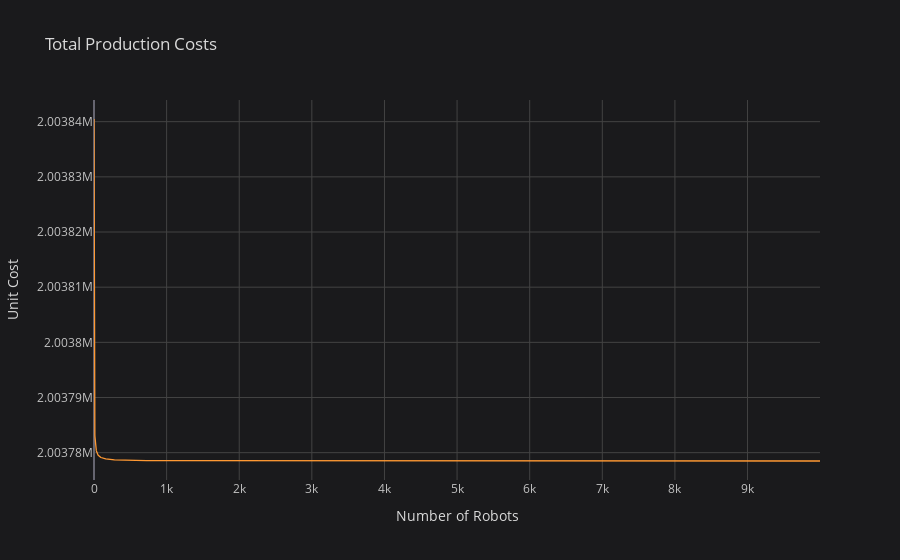

The notebook cell this image was saved under:
### Markdown cell above
Based on that Average Calculation, a kilogram of Aluminum imported will cost around 7.6 dollars, and average cost of MWh of Power is 85.46 dollars. <br>

Putting all the pieces together, let's figure out the cost of building and assembling a robot from scratch. 

NASA's Valkyrie wide array of sensors and equipment has often been compared to a self driving car. The average american family car needs 119,150 MJ of energy in production and assembly costs. (http://energyskeptic.com/2015/how-much-energy-does-it-take-to-make-a-car-by-david-fridley-lbl/)

The power cost can be calculated by converting those MJ required to MWh. 

MJ / 3600 = MWh
119150 / 3600 = 33.0972 MWh

MWh * Avg Cost/Mwh = Power Cost per Robot

33.0972 * 85.46 = 2828.486 dollars

The Material Cost can be calculated by multiplying 125 kg by the cost per kg of aluminum   

125 kg * Avg Cost/kg = Material Cost per Robot
125 * 7.6 = 950 dollars

With this information, let's populate a dataFrame combining CPU cost, Power Cost, and Material Cost to determine the total overall cost of producing a robot. 
Also, we're going to factor in the 2 million dollars assembly cost - since all the previous variables above only apply to raw materials.

### Code cell
totalcost = []

for i in range(1,10000):
    totalcost.append(950+2828.486+cpu[i-1]+2000000)
totalcosts = {'Total Production Cost per Robot': totalcost} 
rd=pd.DataFrame(totalcosts, columns=['Total Production Cost per Robot'])
rd.iplot(title = "Total Production Costs", xTitle = "Number of Robots", yTitle="Unit Cost")

### Figure 1 — Plotly figure (JSON) as saved in the notebook; plotly's stock layout.template omitted (floating-point values rounded to 4 significant figures; data arrays with more than 128 entries replaced by an {"elided": "..."} marker saying what was removed)
{"data": [{"line": {"color": "rgba(255, 153, 51, 1.0)", "dash": "solid", "shape": "linear", "width": 1.3}, "mode": "lines", "name": "Total Production Cost per Robot", "text": "", "type": "scatter", "x": {"elided": "9999 int values"}, "y": {"elided": "9999 float values"}}], "layout": {"legend": {"bgcolor": "#1A1A1C", "font": {"color": "#D9D9D9"}}, "paper_bgcolor": "#1A1A1C", "plot_bgcolor": "#1A1A1C", "title": {"font": {"color": "#D9D9D9"}, "text": "Total Production Costs"}, "xaxis": {"gridcolor": "#434343", "showgrid": true, "tickfont": {"color": "#C2C2C2"}, "title": {"font": {"color": "#D9D9D9"}, "text": "Number of Robots"}, "zerolinecolor": "#666570"}, "yaxis": {"gridcolor": "#434343", "showgrid": true, "tickfont": {"color": "#C2C2C2"}, "title": {"font": {"color": "#D9D9D9"}, "text": "Unit Cost"}, "zerolinecolor": "#666570"}}}
